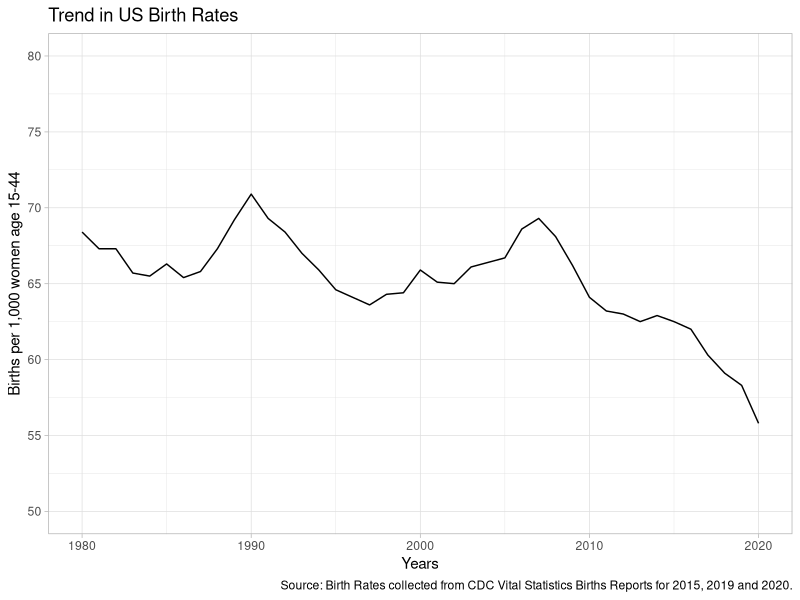
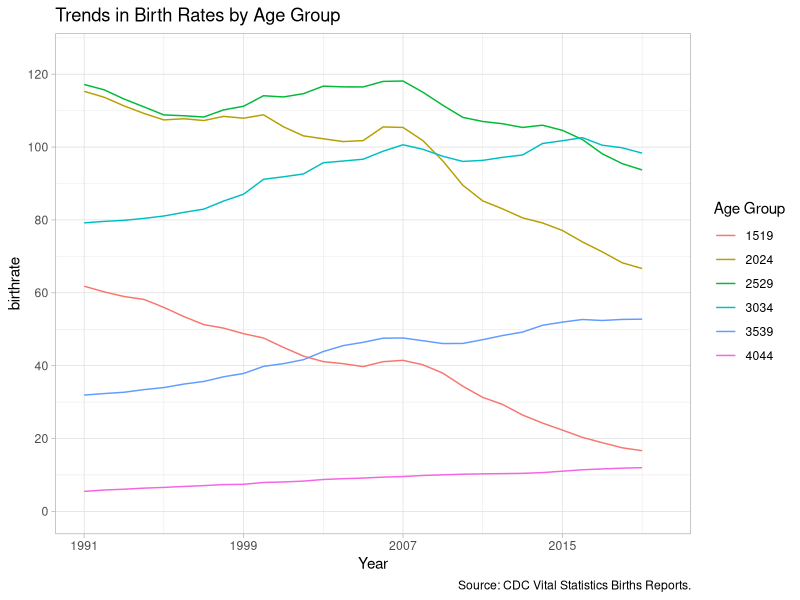
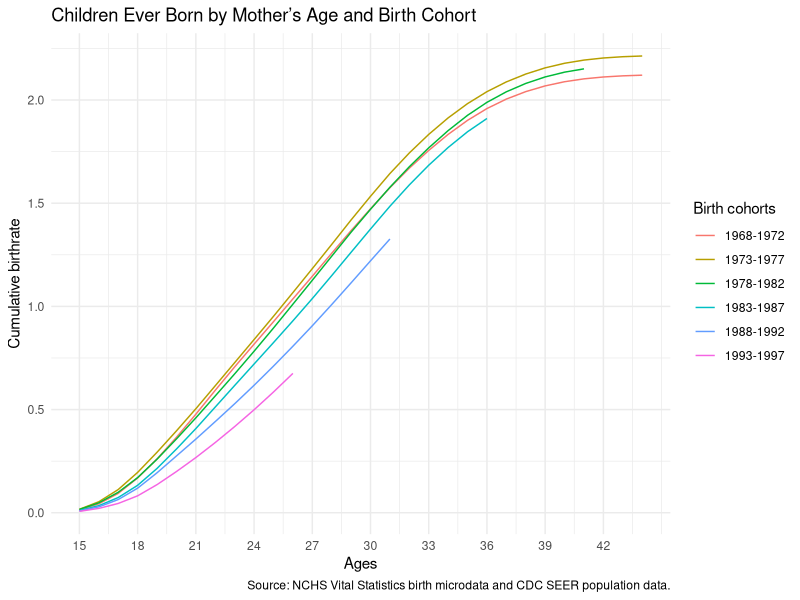

These figures' R source, in order:
## ---- chunk 1
#Load libraries
library(tidyverse)
library(palmerpenguins)
library(knitr)
library(ggplot2)
library(haven)
library(dplyr)
options(dplyr.summarise.inform = FALSE)
## ---- chunk 2
#| echo: false
#| warning: false
#| message: false
#| label: fig-1
#| fig-cap: Trends in U.S. Birth rates of 1000 women between age 14 to 44 from 1980 to 2020

fig1_data <- read.csv(here::here("inputs/data/fig_1.csv"))
fig1_data %>%
  ggplot(aes(x = year,
             y = brate_all)) +
  geom_line() +
  scale_y_continuous(limits = c(50, 80), breaks = seq(50, 80, by = 5)) +
  labs(
    title = "Trend in US Birth Rates",
    x = "Years",
    y = "Births per 1,000 women age 15-44",
    caption = "Source: Birth Rates collected from CDC Vital Statistics Births Reports for 2015, 2019 and 2020."
  )  +
  theme_light()
## ---- chunk 3
#| echo: false
#| warning: false
#| message: false
#| label: fig-2
#| fig-cap: Race and Ethnicity (ages 15-19 from 2000 to 2020)



## ---- chunk 4
#| echo: false
#| warning: false
#| message: false
#| label: fig-3
#| figh-cap: Race and Ethnicity (ages 20-24 from 2000 to 2020)





## ---- chunk 5
#| echo: false
#| warning: false
#| message: false
#| label: fig-5
#| fig-cap: Relationship between Changes in Birth Rates 2004-2008 to 2014-2019

# Reading in the data.
birth = read_csv(here::here("inputs/data/fig_1.csv"))

birth1 = read_dta(here::here("inputs/data/nchs/nchs_births_pop_1990_2019.dta"))



birth1 <- birth1 %>%
  group_by(year) %>%
  select(-c(stname)) %>% 
  summarise(across(everything(),sum))

birth1 <- birth1 %>% 
  mutate(birthrate1519 = numbirth1519/pop1519*1000) %>% 
  mutate(birthrate2024 = numbirth2024/pop2024*1000) %>% 
  mutate(birthrate2529 = numbirth2529/(pop25+pop26+pop27+pop28+pop29)*1000) %>% 
  mutate(birthrate3034 = numbirth3034/(pop30+pop31+pop32+pop33+pop34)*1000) %>% 
  mutate(birthrate3539 = numbirth3539/(pop35+pop36+pop37+pop38+pop39)*1000) %>% 
  mutate(birthrate4044 = numbirth4044/(pop40+pop41+pop42+pop43+pop44)*1000)

birth1 <- birth1 %>% 
  select(year, birthrate1519, birthrate2024, birthrate2529, birthrate3034, birthrate3539, birthrate4044) %>%
  pivot_longer(-c(year),
               names_to = "agegroup",
               values_to = "birthrate"
  )

birth1<-birth1 %>% 
  mutate(agegroup = as.character(str_replace(agegroup, "birthrate", "")))

birth1 %>% 
ggplot(mapping = aes(x = year, y = birthrate, color = agegroup)) + 
  geom_line()  +
  labs(
    title = "Trends in Birth Rates by Age Group",
    x = "Year",
    y = "birthrate",
    caption = "Source: CDC Vital Statistics Births Reports.",
    color = "Age Group"
  ) +
  scale_x_continuous(limits=c(1991, 2020), breaks=seq(1991, 2020, by = 8)) +
  scale_y_continuous(limits = c(0,125), breaks = seq(0,125, by=20)) +
  theme_light()
## ---- chunk 6
#| echo: false
#| warning: false
#| message: false
#| label: fig-6
#| fig-cap: Children Ever Born by Mother's Age and Brith Cohort

nch_cohot_data <- read_dta(here::here("inputs/data/nchs/nchs_cohort_analysis.dta"))
agecomp_data <- read_dta(here::here("inputs/data/pop/agecomp-seer.dta"))

pop_by_cohort<- agecomp_data %>%
  select(1:32) %>%
  group_by(year) %>%
  select(-c(stname)) %>%
  summarise(across(everything(),sum)) %>%
  pivot_longer(-c(year), names_to = "mage", values_to = "pop") %>%
  mutate(mage = as.numeric(str_replace(mage, "fem", ""))) %>%
  mutate(birthyear = year - mage) %>%
  mutate(cohort2 = case_when(birthyear >= 1968 & birthyear <=1972 ~ 1,
                            birthyear >= 1973 & birthyear <=1977 ~ 2,
                            birthyear >= 1978 & birthyear <=1982 ~ 3,
                            birthyear >= 1983 & birthyear <=1987 ~ 4,
                            birthyear >= 1988 & birthyear <=1992 ~ 5,
                            birthyear >= 1993 & birthyear <=1997 ~ 6)) %>% 
  group_by(cohort2,mage) %>%
  summarise(pop = sum(pop))


fig5_data <- right_join(nch_cohot_data, pop_by_cohort, by=c("mage", "cohort2"))
fig5_data <- fig5_data %>%
  mutate(birthrate=numbirth/pop*1000,
         age_2024_year = case_when(cohort2 == 1 ~ 1992,
                                   cohort2 == 2 ~ 1997,
                                   cohort2 == 3 ~ 2002,
                                   cohort2 == 4 ~ 2007,
                                   cohort2 == 5 ~ 2012,
                                   cohort2 == 6 ~ 2017))

fig5_data <- fig5_data %>% 
  group_by(age_2024_year) %>% 
  mutate(cum_birthrate = cumsum(birthrate)/1000, 
         cohort = case_when(cohort2 == 1 ~ "1968-1972",
                                  cohort2 == 2 ~ "1973-1977",
                                  cohort2 == 3 ~ "1978-1982",
                                  cohort2 == 4 ~ "1983-1987",
                                  cohort2 == 5 ~ "1988-1992",
                                  cohort2 == 6 ~ "1993-1997"))

fig5_data <-  na.omit(fig5_data)
fig5_data %>%
  ggplot(aes(x = mage,
             y = cum_birthrate,
             color = cohort)) +
  geom_line()  +
  labs(
    title = "Children Ever Born by Mother’s Age and Birth Cohort",
    x = "Ages",
    y = "Cumulative birthrate",
    caption = "Source: NCHS Vital Statistics birth microdata and CDC SEER population data.",
    color = "Birth cohorts"
  ) +
  scale_x_continuous(limits=c(15, 44), breaks=seq(15, 44, by = 3)) +
  theme_minimal()+
  theme(legend.position = "right")

